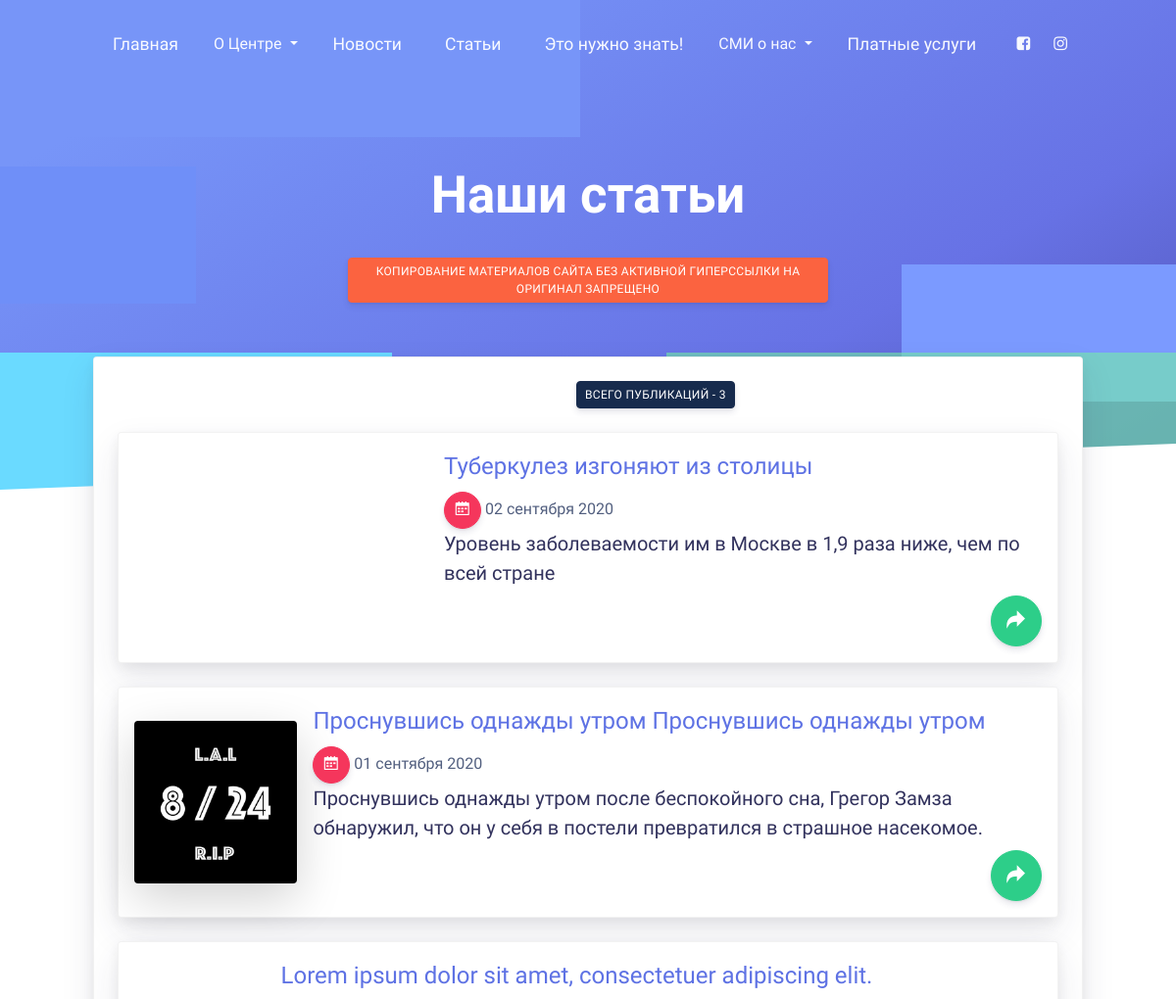
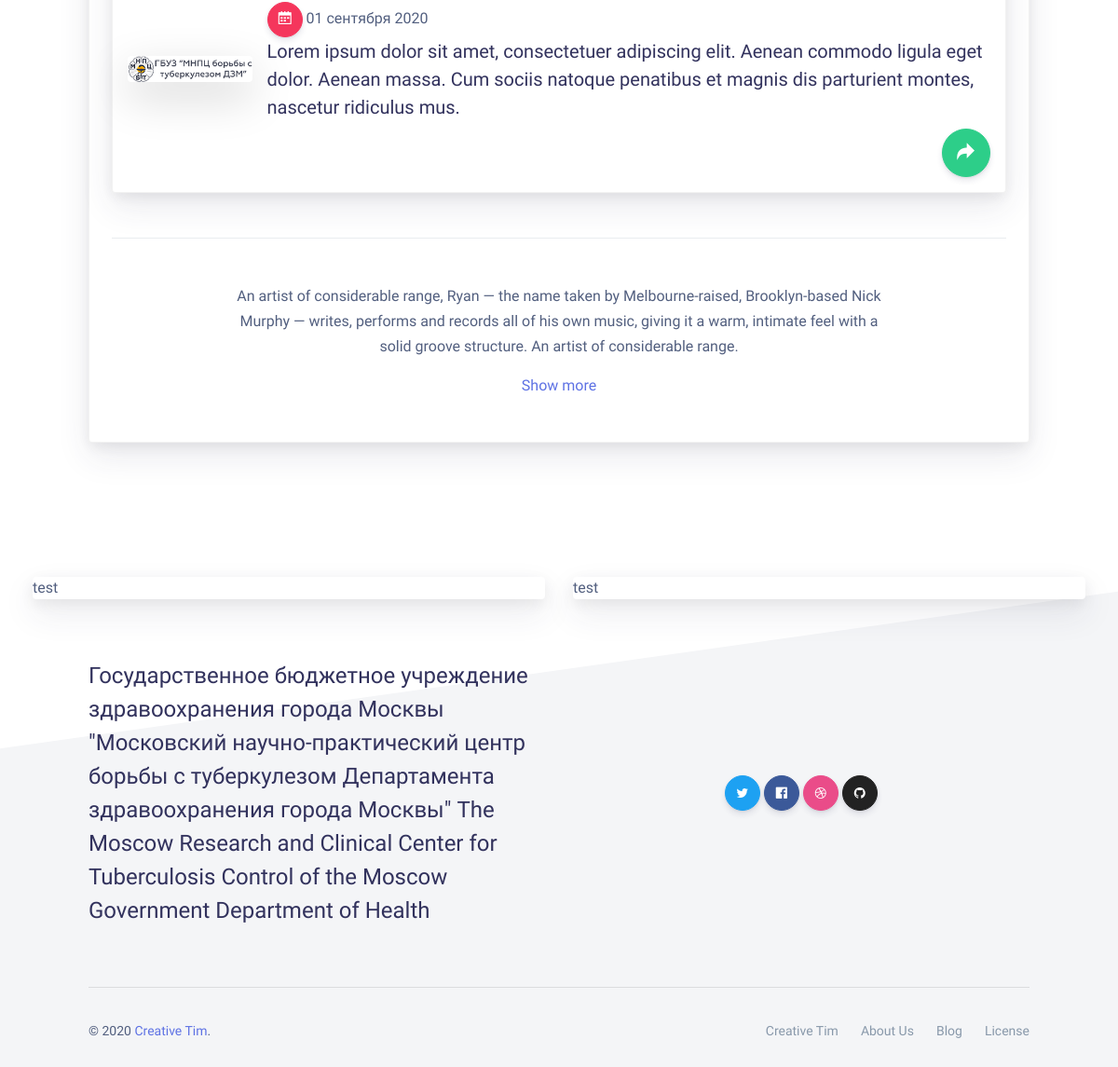
The app's page /articles/ with its own data (2 pictures, top to bottom).
### articles/models.py (models this page shows, shortened)
class Posts(models.Model):
    title = models.CharField(max_length=150, verbose_name='Наименование')
    anons = models.TextField(blank=True, verbose_name='Анонс')
    content = models.TextField(blank=True, verbose_name='Контент')
    created_at = models.DateTimeField(auto_now_add=True, verbose_name='Дата публикации')
    is_published = models.BooleanField(default=True, verbose_name='Опубликовать')
    def get_absolute_url(self):
        return reverse('view_articles', kwargs={"articles_id": self.pk})
    class Meta:
        verbose_name = 'Статья'
        verbose_name_plural = 'Статьи'
        ordering = ['-created_at']

class GalleryPosts(models.Model):
    image = models.ImageField(upload_to='photos/%Y/%m/%d/', verbose_name='Фото', blank=True)
    product = models.ForeignKey(Posts, on_delete=models.CASCADE, related_name='images')
    in_the_title = models.BooleanField(default=False, verbose_name='Заголовок')

### articles/views.py (the view)
def index(request):
    posts = Posts.objects.all()
    image = GalleryPosts.objects.filter(in_the_title=1)
    context = {
        'posts': posts,
        'image': image,
        'title': 'Наши статьи'
    }
    return render(request, 'articles/index.html', context=context)

### articles/templates/articles/index.html (shortened to what this page needs)
{% extends 'base.html' %}
{% block content %}
 <div class="wrapper">
    <div class="section section-hero section-shaped">
      <div class="shape shape-style-3 shape-default">
        <span class="span-150"></span>
        <span class="span-50"></span>
        <span class="span-50"></span>
      </div>
      <div class="page-header">
        <div class="container shape-container d-flex align-items-center py-lg">
          <div class="col px-0">
            <div class="row align-items-center justify-content-center">
              <div class="col-lg-6 text-center">
                <h1 class="text-white display-1">Наши статьи</h1>
                <div class="btn-wrapper mt-4">
                  <button type="button" class="btn btn-sm btn-warning btn-tooltip" data-toggle="tooltip" data-placement="top" title="Tooltip on top" data-container="body" data-animation="true">
                      КОПИРОВАНИЕ МАТЕРИАЛОВ САЙТА БЕЗ АКТИВНОЙ ГИПЕРССЫЛКИ НА ОРИГИНАЛ ЗАПРЕЩЕНО
                  </button>
                </div>
              </div>
            </div>
          </div>
        </div>
      </div>
      <div class="separator separator-bottom separator-skew zindex-100">
      </div>
    </div>
       <section class="section">
      <div class="container">
        <div class="card card-profile shadow mt--200">
          <div class="px-4">
            <div class="row justify-content-center">
              <div class="col-lg-4 order-lg-3 text-lg-right align-self-lg-center">
                <div class="card-profile-actions py-4 mt-lg-0">
                  <a href="#" class="btn btn-sm btn-default float-right">
                      Всего публикаций -
                      {% if posts %}
                          {{ posts|length }}
                      {% endif %}
                  </a>
                </div>
              </div>
            </div>
            <div>
              {% for i in posts %}
                   <div class="card shadow card-lift--hover posts-blk mt-4 p-3">
                        <div class="d-md-flex">
                            <div class="img-title d-md-flex align-items-center justify-content-center">
                                {% for j in image %}
                                    {% if j.product_id == i.id %}
                                      <img alt="" src="{{ j.image.url }}" class="img-fluid rounded shadow-lg" width="300px">
                                    {% endif %}
                                {% endfor %}
                            </div>
                            <div class="ml-3">
                                <h4 class="text-primary">{{ i.title }}</h4>
                                <div class="date">
                                    <button class="btn btn-danger btn-icon-only rounded-circle" type="button">
                                        <span class="btn-inner--icon"><i class="ni ni-calendar-grid-58"></i></span>
                                    </button>
                                        <span class="btn-inner--text">{{ i.created_at|date:"d E Y" }}</span>
                                </div>
                                <h5>{{ i.anons }}</h5>
                                    <div class="text-right">
                                        <a href="{{ i.get_absolute_url }}">
                                          <button class="btn btn-lg btn-success btn-icon-only rounded-circle" type="button">
                                            <span class="btn-inner--icon"><i class="ni ni-curved-next"></i></span>
                                          </button>
                                        </a>
                                    </div>
                            </div>
                        </div>
                   </div>
               {% endfor %}
            </div>
            <div class="mt-5 py-5 border-top text-center">
              <div class="row justify-content-center">
                <div class="col-lg-9">
                  <p>An artist of considerable range, Ryan — the name taken by Melbourne-raised, Brooklyn-based Nick Murphy — writes, performs and records all of his own music, giving it a warm, intimate feel with a solid groove structure. An artist of considerable range.</p>
                  <a href="javascript:;">Show more</a>
                </div>
              </div>
            </div>
          </div>
        </div>
      </div>
    </section>
 </div>
{% endblock %}

### records on screen
Posts: title "Туберкулез изгоняют из столицы", created_at "02 сентября 2020", anons "Уровень заболеваемости им в Москве в 1,9 раза ниже, чем по всей стране"
Posts: title "Проснувшись однажды утром Проснувшись однажды утром", created_at "01 сентября 2020", anons "Проснувшись однажды утром после беспокойного сна, Грегор Замза обнаружил, что он у себя в постели превратился в страшное насекомое."
GalleryPosts: image (picture)
Posts: title "Lorem ipsum dolor sit amet, consectetuer adipiscing elit.", created_at "01 сентября 2020", anons "Lorem ipsum dolor sit amet, consectetuer adipiscing elit. Aenean commodo ligula eget dolor. Aenean massa. Cum sociis natoque penatibus et magnis dis parturient montes, nascetur ridiculus mus."
GalleryPosts: image (picture)

### other values on screen
{{ posts|length }} "3"
